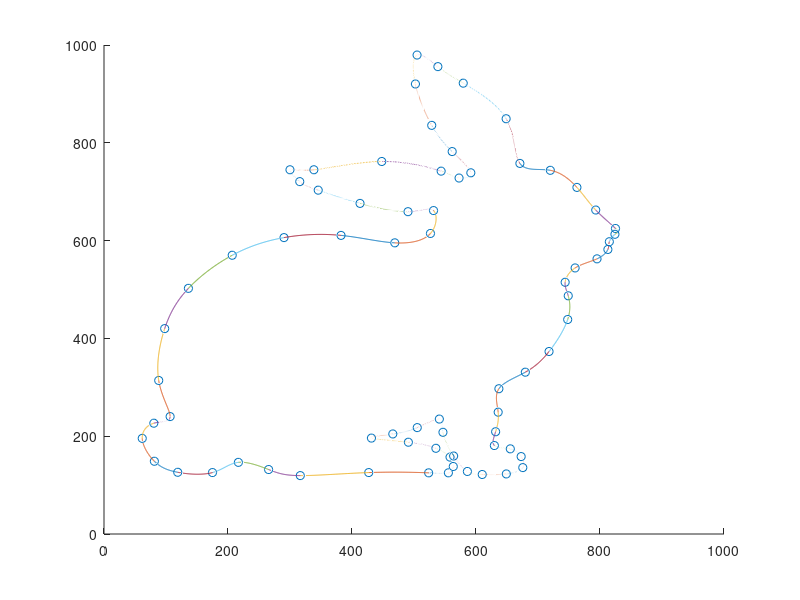

The MATLAB source for this figure:
% @file     cubicSplines.m
% @author   afruehstueck
% @date     07/02/2017

%create a 2D view and plot a function
function [viewer, points] = cubicSplines()
    clear;
    clc;

    dimX = [-10, 10];
    dimY = [-5, 5];

    scr = get(0, 'ScreenSize');  
    fig = figure('Name', '2D Viewer', 'NumberTitle', 'off', 'Position', [scr(3)/2 50 scr(3)/3 scr(3)/3]);
    hold on;
    axis([dimX dimY]);    
    
    x = [];
    y = [];
    
    %READ DATA FROM FILE
    data = dlmread('data_bunny.txt'); % read from ASCII file
    %data = dlmread('data_five.txt'); % read from ASCII file
    
    x = data(1:size(data,1), 1);
    y = data(1:size(data,1), 2);
    
    sizez = size(x, 1);
    lin = linspace(0, 4*pi, sizez);
    %choose z-coords along sine curve
    z = -100 + 200 * sin(lin);
    
    
    %SPIRAL
%     b = 0.1;
%     a = 0;
%     N = 4;
%     t = linspace(0, N*2*pi, 100)
%     cost = b *cos(t(:) + a)
%     sint = b *sin(t(:) + a)
%     x = t.* cost
%     y = t.* sint
    %choose z-coords randomly
    %z = -25 + 50 * rand(sizez, 1);
    
    %test points
    %x = [-2, -1.4, -1.0, -0.8, 0.8, 1.3, 1.5];
    %y = [-1.1, -3.4, -2., -0.3, 1.3, 1.8, 3.5];
   
    %x = -10:10;
    %y = cos(x).*abs(x);
    %[~, y] = noisyFunction(x, .7, @sin);
    %[~, y] = noisyFunction(x, 1000., @polynomial, [2.8 -0.3 1.4 3.2]);
    
    if length(x) == 0 && length(y) == 0 %do mousepicking
        mousePicking(fig);
    else %take predefined points
        axis auto;
        plot3(x, y, z, 'o');
        calculateSpline(x, y, z, 1);
        %calculateSpline(x, y, 2);
    end
end

function [] = mousePicking(fig) 
    % Give instructions
    disp('Left mouse button picks points.')
    disp('Right mouse button picks last point.')
    % Stores integer value for which button is pressed
    % 1 for left, 2 for middle, 3 for right
    
    button = 1; 
    pts = 0;
    
    while button == 1
        pts = pts+1;
        [x(pts), y(pts), button] = ginput(1); %Gets mouse click input
        
        cla(fig);
        plot(x, y,'o');
        
        if pts == 1 %calculate spline for >=2 points 
            continue
        end
        
        calculateSpline(x, y);
    end
end

function [] = calculateSpline(x, y, z, closed)
    if (~exist('closed', 'var'))
        closed = 0;
    end
    
    abcd_x = evaluate1DSpline(x, closed);
    abcd_y = evaluate1DSpline(y, closed);
    abcd_z = evaluate1DSpline(z, closed);
    spl = size(abcd_x, 1) %number of splines
    
    u = linspace(0, 1);
    u3 = u.^3;
    u2 = u.^2;
    
    for i = 1:spl %step through segments
        c_x = abcd_x(i,:);
        c_y = abcd_y(i,:);
        c_z = abcd_z(i,:);
        
        p_x = c_x(4).*u3 + c_x(3).*u2 + c_x(2).*u + c_x(1);
        p_y = c_y(4).*u3 + c_y(3).*u2 + c_y(2).*u + c_y(1);
        p_z = c_z(4).*u3 + c_z(3).*u2 + c_z(2).*u + c_z(1);

        %plot spline segment
        %plot(p_x, p_y,'-');
        plot3(p_x, p_y, p_z,'-')
    end
end

function abcd = evaluate1DSpline( v, closed ) 
    pts = length(v);
    spl = pts - 1; %number of splines

    M = zeros(pts);
    b = zeros(pts, 1);

%           M       .   D     =         b   
%     [ 2 1        ] [ D(1) ]   [ 3(x(2) - x(1))   ]
%     | 1 4 1      | | D(2) |   | 3(x(3) - x(1))   |
%     |   1 4 1    | |  .   | = |       .          |
%     |     .....  | |  .   |   |       .          |
%     |      1 4 1 | |  .   |   | 3(x(n) - x(n-2)) |
%     [        1 2 ] [ D(n) ]   [ 3(x(n) - x(n-1)) ]
       
    for i = 2:pts-1
        M(i, i-1:i+1) = [1 4 1];
        b(i) = 3*(v(i+1) - v(i-1));
    end

    closed 
    %first row
    if closed == 1
        M(1, 1:2) = [4 1];
        M(1, pts) = 1;
        b(1) = 3*(v(2) - v(pts));
    else
        M(1, 1:2) = [2 1];
        b(1) = 3*(v(2) - v(1));
    end

    %last row
    if closed == 1
        M(pts, 1) = 1;
        M(pts, pts-1:pts) = [1 4];
        b(pts) = 3*(v(1) - v(pts-1));
    else
        M(pts, pts-1:pts) = [1 2];
        b(pts) = 3*(v(pts) - v(pts-1));
    end
    
    %solve system
    D = M \ b;
    
    %store coefficients
    abcd = zeros(spl, 4);
    for i = 1:spl %step through segments
        a = v(i);
        b = D(i);
        c = 3*(v(i+1) - v(i)) - 2*D(i) - D(i+1);
        d = 2*(v(i) - v(i+1)) + D(i) + D(i+1);
        abcd(i, :) = [a b c d];
    end   
    
    if closed == 1 %add another segment for closing the curve
        a = v(pts);
        b = D(pts);
        c = 3*(v(1) - v(pts)) - 2*D(pts) - D(1);
        d = 2*(v(pts) - v(1)) + D(pts) + D(1);
        
        abcd(spl+1, :) = [a b c d];
    end
end
